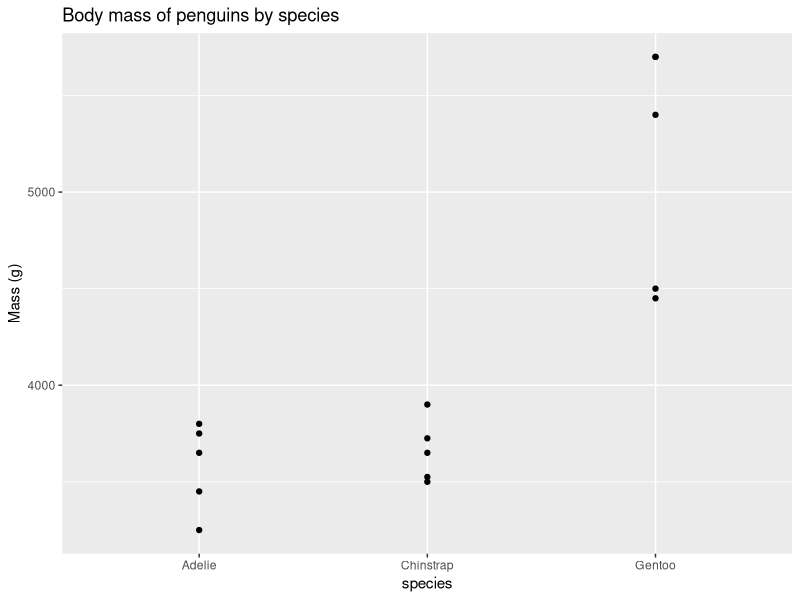
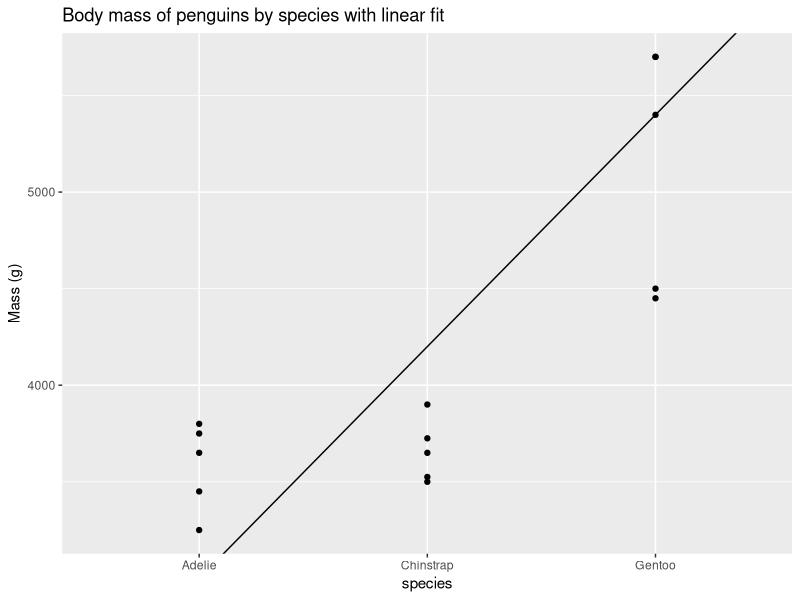

The R script that drew these images, in order:
## ---- chunk 1
#| echo: false
#| include: false

# import packages and get a small version of the penguins data
library(palmerpenguins)
library(ggplot2)
library(dplyr)

data(penguins)
penguins_small = subset(penguins, !is.na(body_mass_g)) |>
  split(f=~species) |>
  lapply(function(x) subset(x, c(rep(TRUE, 5), rep(FALSE, nrow(x)-5)))) |>
  bind_rows()

# define a named sunm-to-zero contrast
named.contr.sum<-function(x, ...) {
    if (is.factor(x)) {
        x <- levels(x)
    } else if (is.numeric(x) & length(x)==1L) {
        stop("cannot create names with integer value. Pass factor levels")
    }
    x<-contr.sum(x, ...)
    colnames(x) <- apply(x,2,function(x) 
        paste(names(x[x>0]), "mean", sep="-")
    )
    x
}
## ---- chunk 2
ggplot(penguins_small) + 
  aes(x=species, y=body_mass_g) +
  geom_point() +
  ggtitle("Body mass of penguins by species") +
  ylab("Mass (g)")
## ---- chunk 3
ggplot(penguins_small) +
  aes(x=species, y=body_mass_g) +
  geom_point() +
  geom_abline(intercept=1800, slope=1200) +
  ggtitle("Body mass of penguins by species with linear fit") +
  ylab("Mass (g)")
## ---- chunk 4
cat("Mean mass by species:\n")
penguin_means = with(penguins_small, split(body_mass_g, species)) |>
  sapply(mean, na.rm=TRUE) |>
  round(2)
print(penguin_means)
## ---- chunk 5
penguin_lm = lm(body_mass_g ~ species, data=penguins_small)
summary(penguin_lm)
## ---- chunk 6
model.matrix(penguin_lm)
## ---- chunk 7
penguin_lm_stz = lm(body_mass_g ~ species, data=penguins_small, contrasts=list("species"=named.contr.sum))
summary(penguin_lm_stz)
model.matrix(penguin_lm_stz)
## ---- chunk 8

# compare preductions between the models with different contrasts:
pred_df = data.frame(species=c("Adelie", "Chinstrap", "Gentoo"))
predict(penguin_lm, pred_df)
predict(penguin_lm_stz, pred_df)
